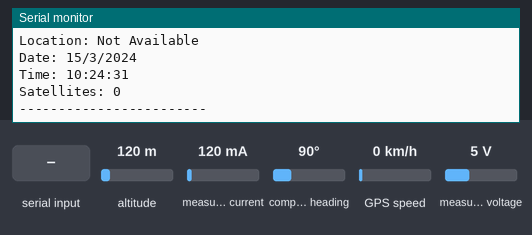
A sketch run on a simulated ESP32. Shown: the last lines printed to the serial monitor. The inputs (shaded band) are chosen by the test bench; at power-on: altitude 120 m, measured current 120 mA, compass heading 90°, GPS speed 0 km/h, measured voltage 5 V. The GPS gets a fix after 3 s at 37.7749, -122.4194 with 8 satellites.

Above: at 1.8 s.
1.9 s: altitude set to 20 m
At 3.2 s:
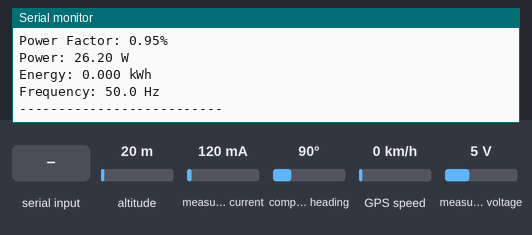
3.5 s: measured current set to 40 mA
At 4.1 s:
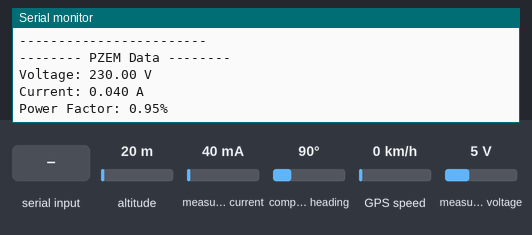
5.5 s: compass heading set to 7°
At 6.8 s:
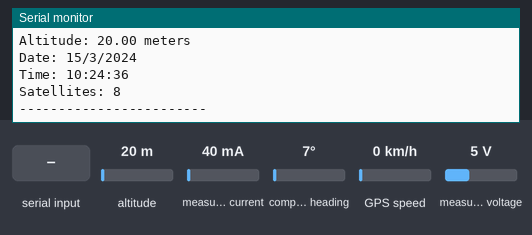
7.0 s: "1" received over the second serial link
8.5 s: "0" received over the second serial link
At 9.0 s:
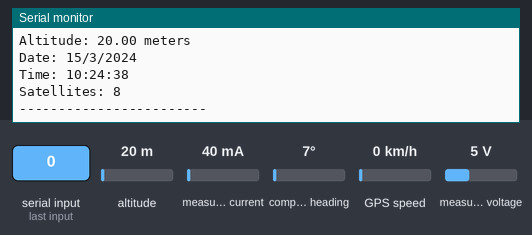
10.0 s: GPS speed set to 30 km/h
At 10.9 s:
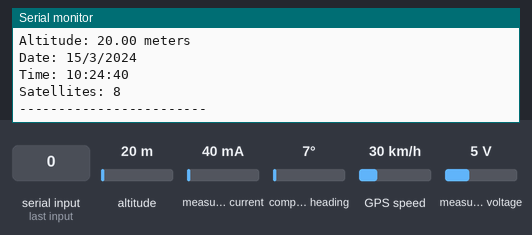
Timing chart, 0 to 12.5 s (numbered marks = the images above; inputs shaded):
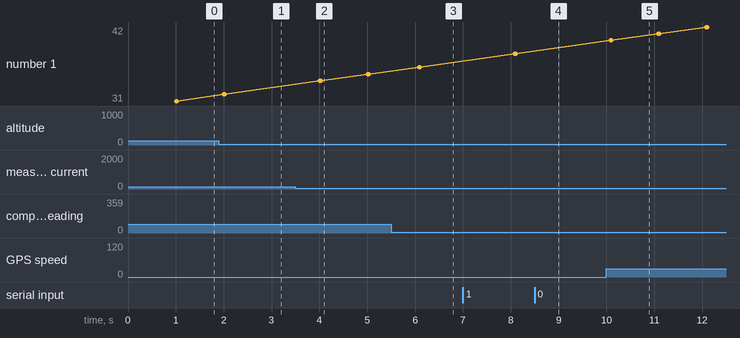

Measured:
- after the input at 3.5 s, the serial monitor: prints a new line after 0.60 s (image 2)
- plotted number 1: 32 → 35 after the input at 3.5 s, 38 → 42 after the input at 10.0 s

The sketch:

pzem_gpsneo_esp32.ino
```cpp
#include <TinyGPS++.h>
#include <PZEM004Tv30.h>

// Define pins for GPS Serial2
#define GPS_RX 25  // GPS TX will connect to ESP32 GPIO25
#define GPS_TX 26  // GPS RX will connect to ESP32 GPIO26

// Define pins for PZEM Serial2
#define PZEM_RX 16
#define PZEM_TX 17

// Create objects
TinyGPSPlus gps;
PZEM004Tv30 pzem_r(Serial2, PZEM_RX, PZEM_TX);

// Variables for PZEM readings
float vr;
float ir;
float freq;
float pf_r;
float energy;
float power;

// Variables for timing
unsigned long lastGPSRead = 0;
unsigned long lastPZEMRead = 0;
const unsigned long GPS_INTERVAL = 1000;  // Read GPS every 1 second
const unsigned long PZEM_INTERVAL = 2000; // Read PZEM every 2 seconds

void setup() {
  // Start Serial Monitor
  Serial.begin(115200);

  // Initialize both serial connections
  Serial2.begin(9600, SERIAL_8N1, GPS_RX, GPS_TX);

  Serial.println("GPS and PZEM004T Test");
}

void loop() {
  unsigned long currentMillis = millis();

  // Handle GPS readings
  if (currentMillis - lastGPSRead >= GPS_INTERVAL) {
    readGPS();
    lastGPSRead = currentMillis;
  }

  // Handle PZEM readings
  if (currentMillis - lastPZEMRead >= PZEM_INTERVAL) {
    // Reconfigure Serial2 for PZEM
    Serial2.end();
    Serial2.begin(9600, SERIAL_8N1, PZEM_RX, PZEM_TX);
    readPZEM();
    // Reconfigure Serial2 for GPS
    Serial2.end();
    Serial2.begin(9600, SERIAL_8N1, GPS_RX, GPS_TX);
    lastPZEMRead = currentMillis;
  }
}

void readGPS() {
  while (Serial2.available() > 0) {
    if (gps.encode(Serial2.read())) {
      displayGPSInfo();
    }
  }

  if (millis() > 5000 && gps.charsProcessed() < 10) {
    Serial.println("No GPS detected");
  }
}

void displayGPSInfo() {
  Serial.println("-------- GPS Data --------");

  if (gps.location.isValid()) {
    Serial.print("Latitude: ");
    Serial.println(gps.location.lat(), 6);
    Serial.print("Longitude: ");
    Serial.println(gps.location.lng(), 6);
  } else {
    Serial.println("Location: Not Available");
  }

  if (gps.altitude.isValid()) {
    Serial.print("Altitude: ");
    Serial.print(gps.altitude.meters());
    Serial.println(" meters");
  }

  if (gps.date.isValid()) {
    Serial.print("Date: ");
    Serial.print(gps.date.day());
    Serial.print("/");
    Serial.print(gps.date.month());
    Serial.print("/");
    Serial.println(gps.date.year());
  } else {
    Serial.println("Date: Not Available");
  }

  if (gps.time.isValid()) {
    Serial.print("Time: ");
    if (gps.time.hour() < 10) Serial.print("0");
    Serial.print(gps.time.hour());
    Serial.print(":");
    if (gps.time.minute() < 10) Serial.print("0");
    Serial.print(gps.time.minute());
    Serial.print(":");
    if (gps.time.second() < 10) Serial.print("0");
    Serial.println(gps.time.second());
  } else {
    Serial.println("Time: Not Available");
  }

  Serial.print("Satellites: ");
  Serial.println(gps.satellites.value());
  Serial.println("------------------------");
}

void readPZEM() {
  vr = pzem_r.voltage();
  ir = pzem_r.current();
  freq = pzem_r.frequency();
  pf_r = pzem_r.pf();
  power = pzem_r.power();
  energy = pzem_r.energy();

  Serial.println("-------- PZEM Data --------");
  Serial.print("Voltage: "); Serial.print(vr, 2); Serial.println(" V");
  Serial.print("Current: "); Serial.print(ir, 3); Serial.println(" A");
  Serial.print("Power Factor: "); Serial.print(pf_r); Serial.println("%");
  Serial.print("Power: "); Serial.print(power); Serial.println(" W");
  Serial.print("Energy: "); Serial.print(energy, 3); Serial.println(" kWh");
  Serial.print("Frequency: "); Serial.print(freq, 1); Serial.println(" Hz");
  Serial.println("--------------------------");
}
```
